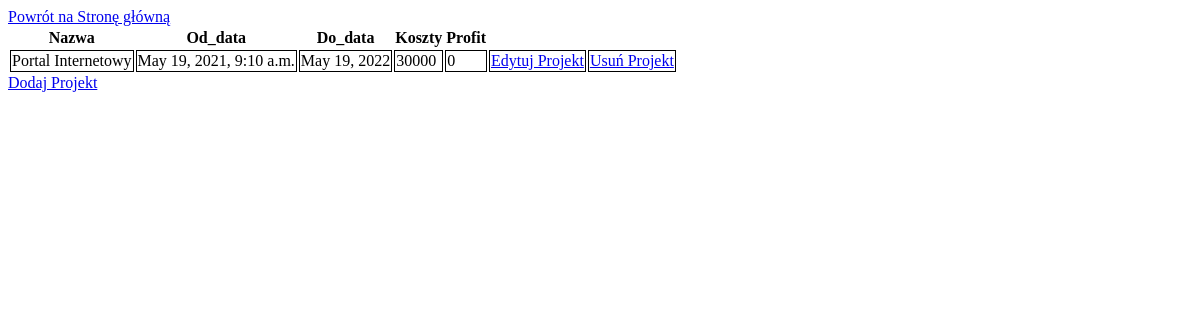
Before: /polls/projekty/ with the older database file.
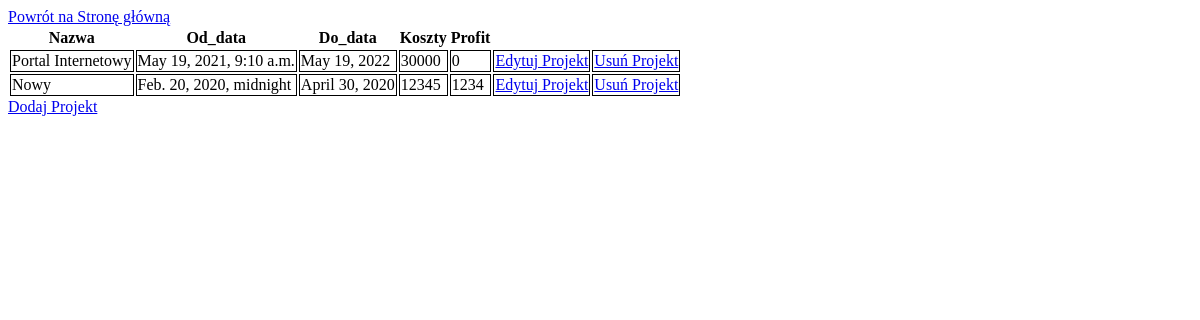
After: the same page with the newer database file.
### polls/models.py (models this page shows, shortened)
class Projekty(models.Model):
    nazwa = models.CharField(max_length=200)
    od_data = models.DateTimeField('date published')
    do_data = models.DateField(auto_now=False, auto_now_add=False)
    koszty = models.PositiveIntegerField()
    profit = models.IntegerField(default=0)

### polls/views.py (the view)
# urls.py: path('projekty/', views.detail_projekty),
def detail_projekty(request):
    projekty = Projekty.objects.all()
    template = loader.get_template('polls/projekty.html')
    context = {
        'projekty': projekty,
    }
    return HttpResponse(template.render(context, request))

### polls/templates/polls/projekty.html
{% load static %}
<link rel="stylesheet" type="text/css" href="{% static 'polls/style.css' %}" />
<a href="{% url 'start' %}">Powrót na Stronę główną</a>
{% if projekty %}
    <table>
        <tr>
            <th><a>Nazwa</a></th>
            <th><a>Od_data</a></th>
            <th><a>Do_data</a></th>
            <th><a>Koszty</a></th>
            <th><a>Profit</a></th>
        </tr>
    {% for projekt in projekty %}
        <tr>
            <td><a>{{projekt.nazwa}}</a></td>
            <td><a>{{projekt.od_data}}</a></td>
            <td><a>{{projekt.do_data}}</a></td>
            <td><a>{{projekt.koszty}}</a></td>
            <td><a>{{projekt.profit}}</a></td>
            <td><a href="/polls/edycja_projekt/{{projekt.id}}/">Edytuj Projekt</a></td>
            <td><a href="/polls/usun_projekt/{{projekt.id}}/">Usuń Projekt</a></td>
        </tr>
    {% endfor %}
    </table>
{% else %}
    <p>No polls are available.</p>
{% endif %}
<a href="/polls/formularz_projekty/">Dodaj Projekt</a>

Changed rows visible on the page:
added Projekty: nazwa "Nowy", od_data "Feb. 20, 2020, midnight", do_data "April 30, 2020", koszty "12345", profit "1234"
